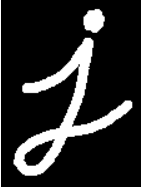
#> input picture images/I.png, 141 x 187 px, found by its file name
$ python '侵蚀.py'
#> lines starting #> are read from the running program, lines starting #| are printed output that depends on the picture
#coding:utf-8
#侵蚀

import cv2 as cv
import numpy as np
from matplotlib import pyplot as plt

img = cv.imread('D:/python_file/Opencv3_study_file/images/I.png')
#> img is the input picture: shape (187, 141, 3); min 0, max 255, mean 40.8
kernel = np.ones((5,5),np.uint8)
erosion = cv.erode(img,kernel,iterations = 1)
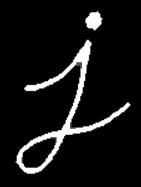
#> erosion: shape (187, 141, 3); min 0, max 255, mean 20.2

#subplot  121 意思是1*2的图像1
plt.subplot(121),plt.imshow(img),plt.title('Original')
#xtick：在x轴上显示标签 1.坐标：[] 2.标签内容：[]  3.标签旋转角度rotation=？
#yticks：在x轴上显示标签 1.坐标：[] 2.标签内容：[]  3.标签旋转角度rotation=？
plt.xticks([]), plt.yticks([])
#subplot  122 意思是1*2的图像2
plt.subplot(122),plt.imshow(erosion),plt.title('erosion')
#xtick：在x轴上显示标签 1.坐标：[] 2.标签内容：[]  3.标签旋转角度rotation=？
#yticks：在x轴上显示标签 1.坐标：[] 2.标签内容：[]  3.标签旋转角度rotation=？
#> (the run stopped early here; a loop or call above may not have finished)
